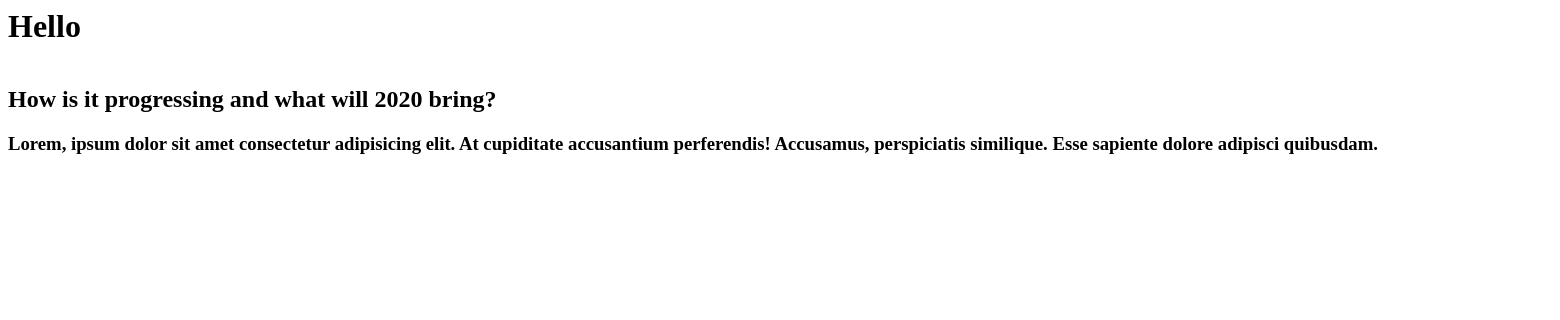
Page /details/1 on the earlier database version.
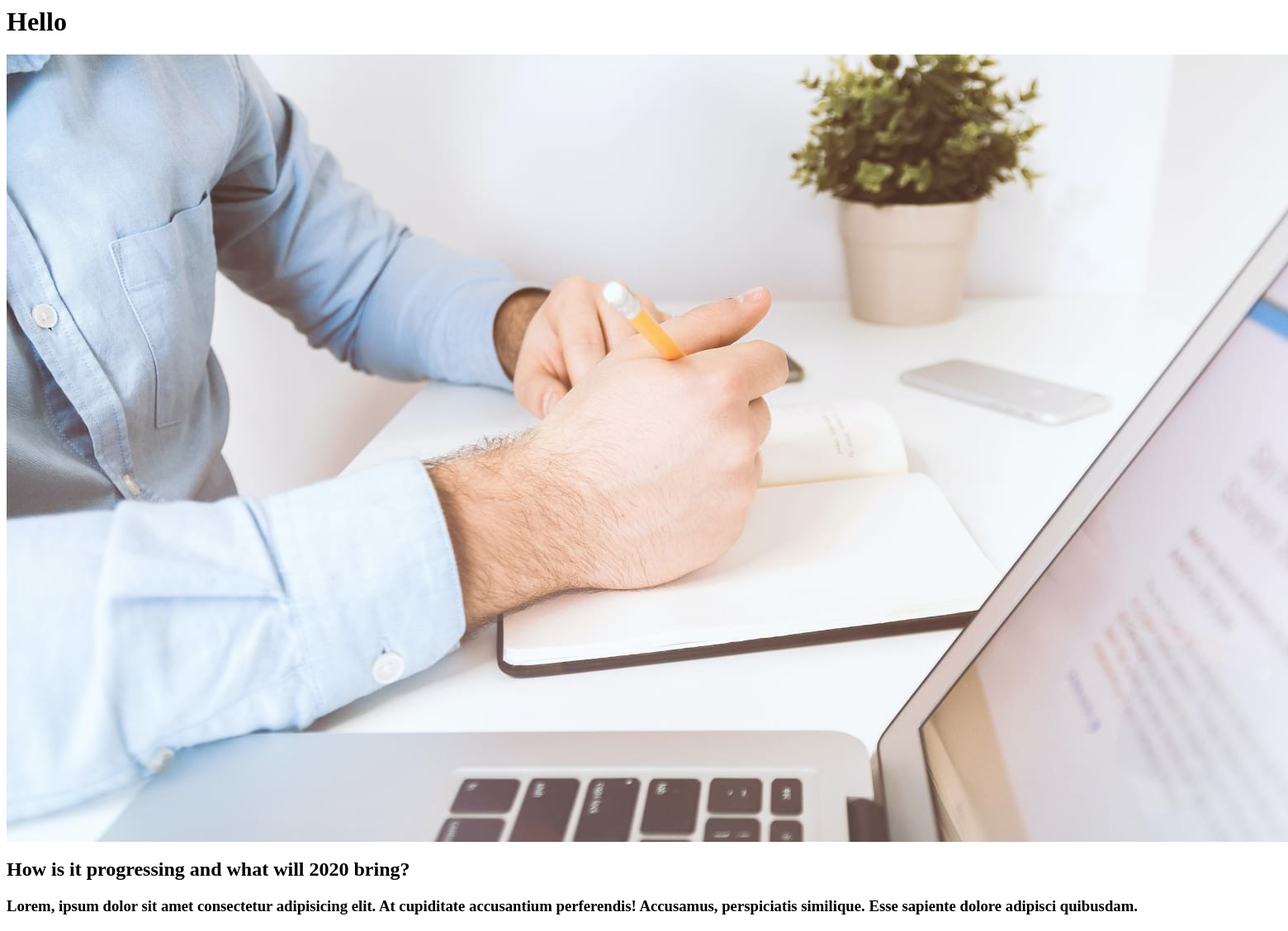
Same page on the later database version.
### banky_app/models.py (models this page shows, shortened)
class Card(models.Model):
    title = models.CharField(max_length=150)
    descrption = models.TextField()
    time = models.DateTimeField(auto_now_add=True)
    image = models.ImageField(upload_to="media" , null=True, blank=True)

### banky_app/views.py (the view)
# urls.py: path('details/<str:pk>', views.details, name='details'),
def details(request, pk):
    card = get_object_or_404(Card, pk=pk)
    return render(request, 'details.html',  {'card':card})

### templates/details.html
<h1>Hello</h1>
<img src="{{card.image.url}}" alt="">
<h2>{{card.title}}</h2>
<h3>{{card.descrption}}</h3>

Differences in the rows shown:
changed Card: image: picture added
